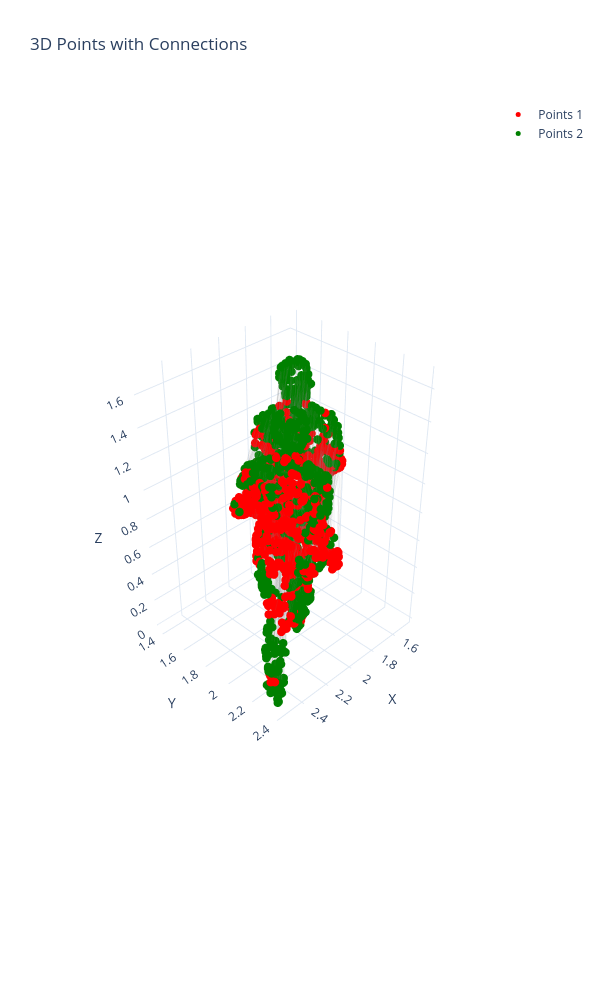

The notebook cell saved with this chart:
### Code cell
utils.plot_3d_points_and_connections_region_matched(points1, points2, faces1, faces2, G2)
